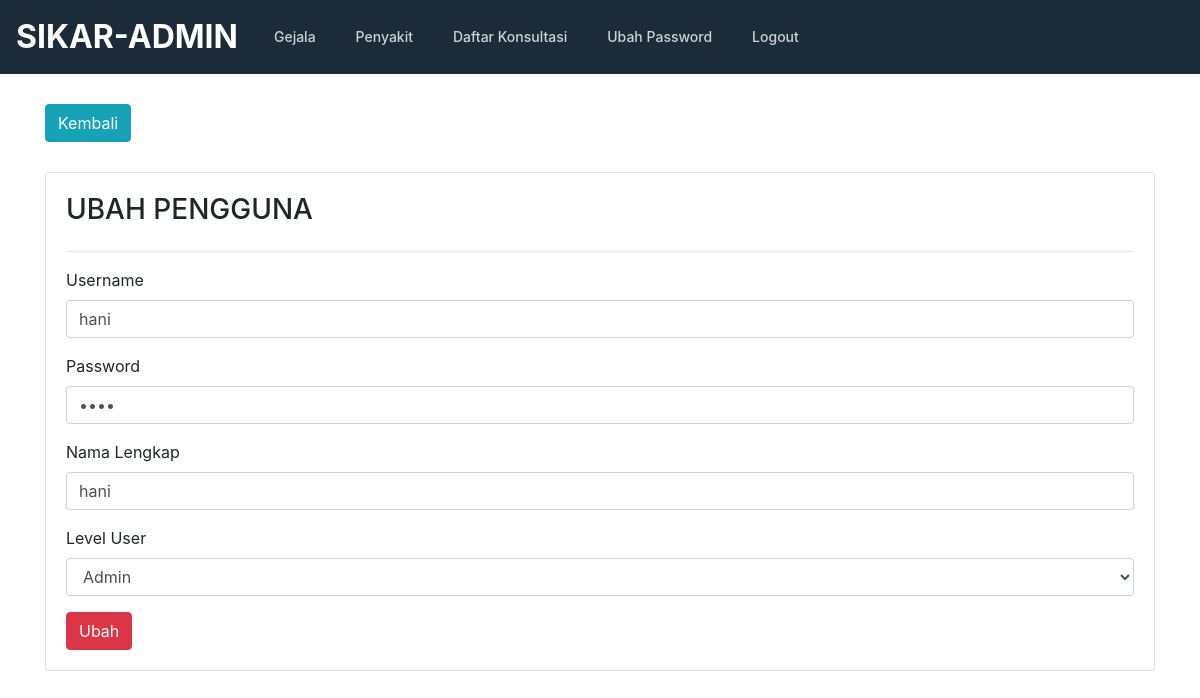
The app's page /admin/editpengguna.php?id=5 with its own data.
### tables this page shows
CREATE TABLE `user` (
  `user_id` int(10) NOT NULL,
  `username` varchar(30) NOT NULL,
  `password` varchar(30) NOT NULL,
  `fullname` varchar(50) NOT NULL,
  `level` varchar(10) NOT NULL
);

### admin/editpengguna.php (the view, shortened to what this page needs)
<!doctype html>
<html lang="en">
  <head>
    <link href="../css/bootstrap.min.css" rel="stylesheet">
    <link href="../css/style.css" rel="stylesheet">
    <link href="../css/jquery.dataTables.min.css" rel="stylesheet"/>
  </head>
  <body>
    <?php include "header.php"; ?>
    <section>
        <div class="container">
            <a class="btn btn-md btn-info" href="gejala.php">Kembali</a>
            <div class="card" style="padding:20px;margin-top:30px">
                <h3>UBAH PENGGUNA</h3>
                <hr/>
                <?php
                    include '../conn.php';
                    $id = $_GET['id'];
                    $data = mysqli_query($koneksi,"select * from user where user_id='$id'");
                    while($d = mysqli_fetch_array($data)){
                ?>
                <form action="updatepengguna.php" method="POST">
                <div class="form-group">
                      <label>Username</label>
                      <input type="text" name="username" class="form-control" value=<?php echo $d['username']?> />
                  </div>
                  <div class="form-group">
                      <label>Password</label>
                      <input type="password" name="password" class="form-control" value=<?php echo $d['password']?> />
                  </div>
                  <div class="form-group">
                      <label>Nama Lengkap</label>
                      <input type="text" name="fullname" class="form-control" value=<?php echo $d['fullname']?> />
                  </div>
                  <div class="form-group">
                      <label>Level User</label>
                      <select name="level" class="form-control" value=<?php echo $d['level']?>>
                          <option value="admin">Admin</option>
                      </select>
                  </div>
                    <button type="submit" class="btn btn-md btn-danger">Ubah</button>
                </form>
                <?php
                    }
                ?>
            </div>
        </div>
    </section>
  </body>
</html>

### css/style.css (style rules this page uses)
.container { position: relative; overflow: hidden; }
section { padding:30px 0; }

### records on screen
user: username "hani", fullname "hani", level "Admin"
